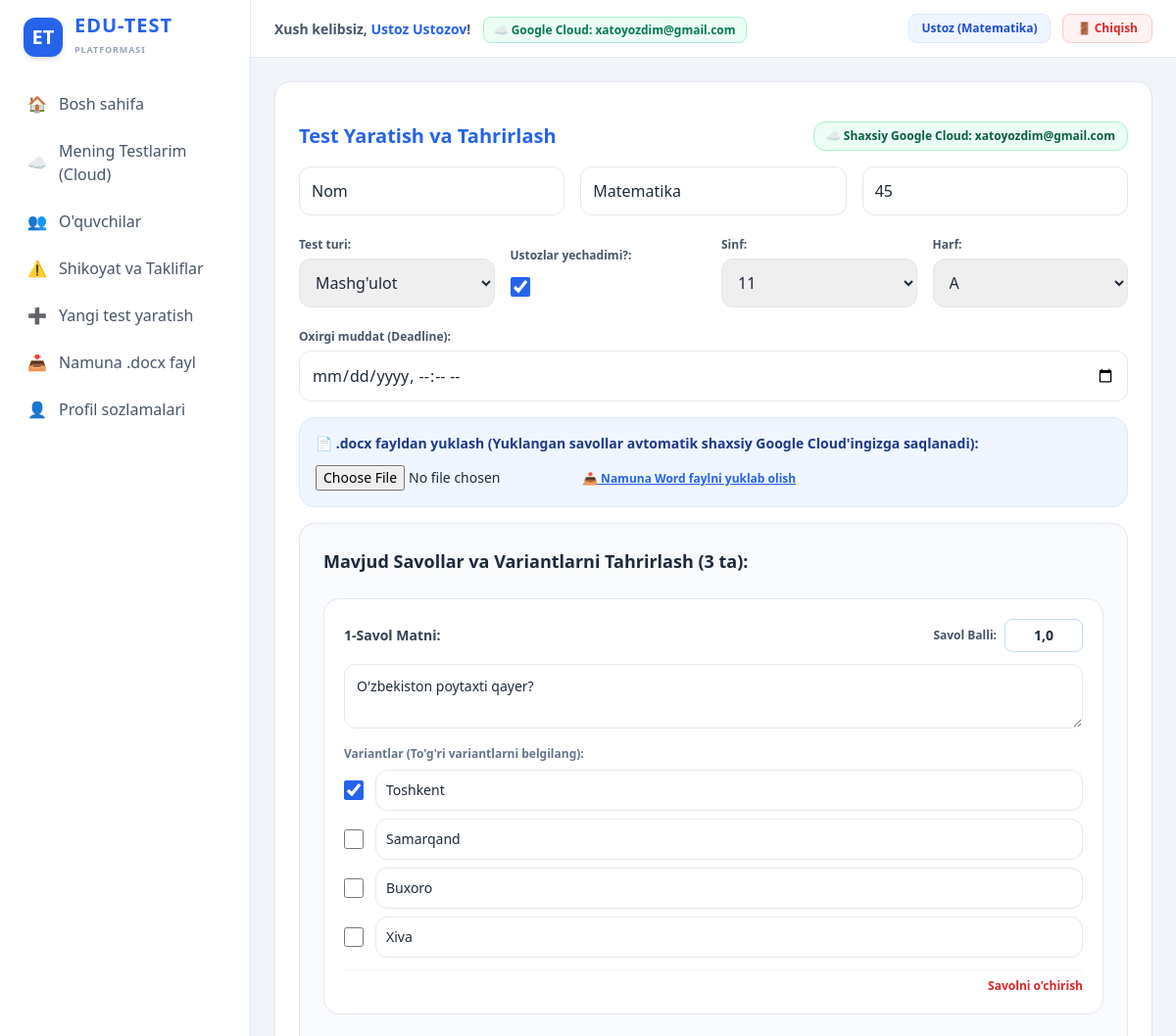
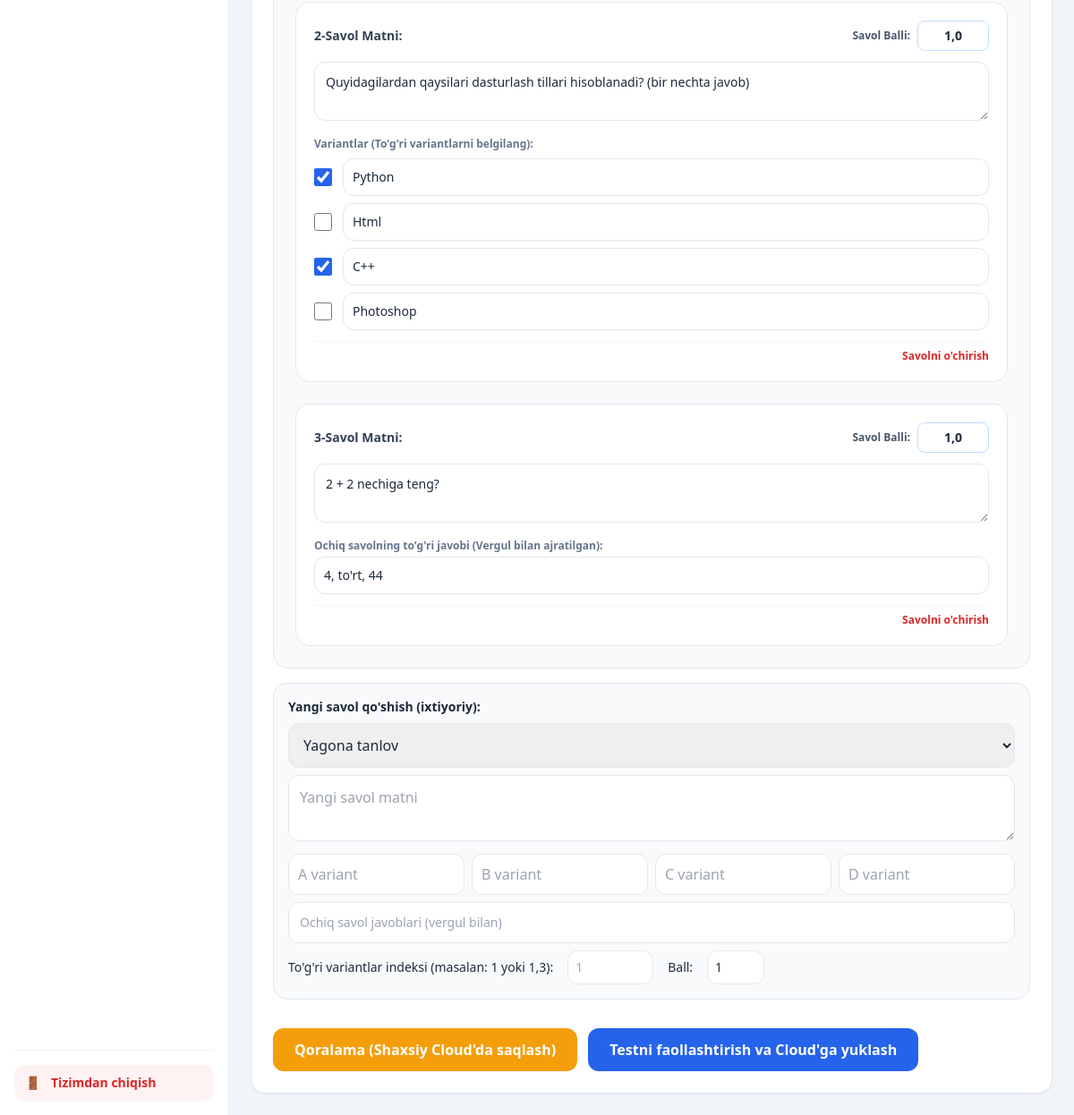
/test/1/edit/ (signed in), run on the app's committed database (2 pictures, top to bottom).
### accounts/models.py (models this page shows)
class User(AbstractUser):
    full_name = models.CharField(max_length=150, blank=True, null=True)
    role = models.CharField(max_length=10, choices=[('teacher','Ustoz'),('student','Oquvchi')], default='student')
    subject = models.CharField(max_length=100, blank=True, null=True)
    grade = models.CharField(max_length=10, default='barcha')
    letter = models.CharField(max_length=10, default='barchasi')
    monthly_champion_count = models.PositiveIntegerField(default=0)
    google_id = models.CharField(max_length=255, blank=True, null=True, unique=True)
    google_email = models.EmailField(blank=True, null=True)
    google_access_token = models.TextField(blank=True, null=True)
    google_refresh_token = models.TextField(blank=True, null=True)
    google_cloud_folder_id = models.CharField(max_length=255, blank=True, null=True)
    google_cloud_bucket = models.CharField(max_length=255, blank=True, null=True)
    def is_teacher(self): return self.role == 'teacher'
    def get_display_name(self):
        name = self.full_name if self.full_name else self.username
        if self.role == 'student' and self.monthly_champion_count > 0:
            if self.monthly_champion_count == 1:
                return f"{name} 👑 (Chempion)"
            else:
                return f"{name} 👑 ({self.monthly_champion_count}xChempion)"
        return name

class Test(models.Model):
    TEST_TYPES = [
        ('exam', 'Nazorat ishi'),
        ('practice', 'Mashg`ulot (qayta-qayta urinish)'),
        ('survey', 'So`rovnoma'),
        ('anonymous', 'Anonim so`rovnoma')
    ]
    title = models.CharField(max_length=255)
    subject = models.CharField(max_length=100)
    creator = models.ForeignKey(User, on_delete=models.CASCADE, related_name='created_tests')
    status = models.CharField(max_length=12, choices=[('draft','Qoralama'),('published','Faol'),('closed','Yakunlangan')], default='draft')
    test_type = models.CharField(max_length=15, choices=TEST_TYPES, default='exam')
    duration_minutes = models.PositiveIntegerField(default=45)
    start_time = models.DateTimeField(default=timezone.now)
    deadline = models.DateTimeField(null=True, blank=True)
    target_grade = models.CharField(max_length=10, default='barcha')
    target_letter = models.CharField(max_length=10, default='barchasi')
    allow_teachers = models.BooleanField(default=False)
    created_at = models.DateTimeField(auto_now_add=True)
    teacher_cloud_file_id = models.CharField(max_length=255, blank=True, null=True)
    teacher_cloud_url = models.URLField(max_length=500, blank=True, null=True)
    teacher_cloud_provider = models.CharField(max_length=50, default='teacher_google_cloud')
    cloud_synced_at = models.DateTimeField(null=True, blank=True)
    def is_owner(self, user): return user.is_authenticated and self.creator_id == user.id

class Question(models.Model):
    Q_TYPES = [
        ('single', 'Yagona tanlov'),
        ('multiple', 'Bir nechta tanlov'),
        ('open', 'Ochiq savol (qisqa yozma javob)')
    ]
    test = models.ForeignKey(Test, on_delete=models.CASCADE, related_name='questions')
    text = models.TextField()
    question_type = models.CharField(max_length=10, choices=Q_TYPES, default='single')
    points = models.FloatField(default=1.0)
    order = models.PositiveIntegerField(default=1)
    correct_text_answers = models.TextField(blank=True, null=True)
    class Meta: ordering = ['order', 'id']

class Option(models.Model):
    question = models.ForeignKey(Question, on_delete=models.CASCADE, related_name='options')
    text = models.CharField(max_length=500)
    is_correct = models.BooleanField(default=False)

### accounts/views.py (the view, shortened to what this page needs)
# urls.py: path('test/<int:test_id>/edit/', views.create_or_edit_test, name='test_edit'),
@login_required
def create_or_edit_test(request, test_id=None):
    if not request.user.is_teacher(): return HttpResponseForbidden()
    test = get_object_or_404(Test, id=test_id) if test_id else None
    if test and not test.is_owner(request.user): return HttpResponseForbidden()
    return render(request, 'accounts/test_form.html', {'test': test})

### accounts/templates/accounts/test_form.html (shortened to what this page needs)
{% extends 'accounts/base.html' %}{% block content %}
<form method="post" enctype="multipart/form-data" class="bg-white p-6 rounded-2xl shadow-sm border border-slate-200 space-y-4">{% csrf_token %}
<div class="flex flex-col md:flex-row justify-between items-start md:items-center gap-2">
    <h1 class="text-xl font-bold text-blue-600">Test Yaratish va Tahrirlash</h1>
    <span class="text-xs bg-emerald-50 border border-emerald-200 text-emerald-800 px-3 py-1.5 rounded-xl font-bold">
        ☁️ Shaxsiy Google Cloud: {{ user.google_email|default:user.username }}
    </span>
</div>
<div class="grid grid-cols-1 md:grid-cols-3 gap-4"><input name="title" value="{{ test.title|default:'' }}" required placeholder="Test nomi" class="border p-3 rounded-xl"><input name="subject" value="{{ test.subject|default:'' }}" required placeholder="Fan" class="border p-3 rounded-xl"><input type="number" name="duration_minutes" value="{{ test.duration_minutes|default:45 }}" required placeholder="Daqiqa" class="border p-3 rounded-xl"></div>
<div class="grid grid-cols-2 md:grid-cols-4 gap-4 items-center"><div><label class="text-xs font-bold text-slate-600">Test turi:</label><select name="test_type" class="border p-3 rounded-xl w-full mt-1"><option value="practice" {% if test.test_type == 'practice' %}selected{% endif %}>Mashg'ulot</option></select></div>
<div><label class="text-xs font-bold text-slate-600">Ustozlar yechadimi?:</label><input type="checkbox" name="allow_teachers" {% if test.allow_teachers %}checked{% endif %} class="block mt-3 w-5 h-5 accent-blue-600"></div>
<div><label class="text-xs font-bold text-slate-600">Sinf:</label><select name="target_grade" class="border p-3 rounded-xl w-full mt-1"><option value="11" {% if test.target_grade == '11' %}selected{% endif %}>11</option></select></div>
<div><label class="text-xs font-bold text-slate-600">Harf:</label><select name="target_letter" class="border p-3 rounded-xl w-full mt-1"><option value="A" {% if test.target_letter == 'A' %}selected{% endif %}>A</option></select></div></div>
<div><label class="text-xs font-bold text-slate-600">Oxirgi muddat (Deadline):</label><input type="datetime-local" name="deadline" value="{% if test.deadline %}{{ test.deadline|date:'Y-m-d\\TH:i' }}{% endif %}" class="border p-3 rounded-xl w-full mt-1"></div>
<div class="p-4 bg-blue-50 border border-blue-100 rounded-2xl"><label class="font-bold block mb-1 text-sm text-blue-900">📄 .docx fayldan yuklash (Yuklangan savollar avtomatik shaxsiy Google Cloud'ingizga saqlanadi):</label><input type="file" name="docx_file" accept=".docx" class="mt-2 text-sm"><a href="{% url 'sample_docx' %}" class="text-xs text-blue-600 font-bold underline mt-2 inline-block">📥 Namuna Word faylni yuklab olish</a></div>
{% if test and test.questions.exists %}
<div class="mt-6 bg-slate-50 p-6 rounded-2xl border border-slate-200 space-y-6">
<h2 class="font-bold text-lg text-slate-800">Mavjud Savollar va Variantlarni Tahrirlash ({{ test.questions.count }} ta):</h2>
{% for q in test.questions.all %}
<div class="border border-slate-200 bg-white p-5 rounded-2xl shadow-xs space-y-3">
    <div class="flex justify-between items-center gap-4">
        <label class="font-bold text-sm text-slate-700">{{ q.order }}-Savol Matni:</label>
        <div class="flex items-center gap-2">
            <label class="text-xs font-bold text-slate-600">Savol Balli:</label>
            <input name="q_points_{{ q.id }}" value="{{ q.points }}" class="border p-1.5 rounded-lg w-20 text-center text-sm font-bold border-blue-200">
        </div>
    </div>
    <textarea name="q_text_{{ q.id }}" class="w-full border p-3 rounded-xl text-sm font-medium focus:outline-none focus:border-blue-600">{{ q.text }}</textarea>
    {% if q.question_type in 'single multiple' %}
    <div class="space-y-2 mt-2">
        <label class="text-xs font-bold text-slate-500 block">Variantlar (To'g'ri variantlarni belgilang):</label>
        {% for o in q.options.all %}
        <div class="flex items-center gap-3">
            <input type="checkbox" name="q_correct_opts_{{ q.id }}" value="{{ o.id }}" {% if o.is_correct %}checked{% endif %} class="w-5 h-5 accent-blue-600">
            <input name="opt_text_{{ o.id }}" value="{{ o.text }}" class="border p-2.5 rounded-xl text-sm flex-1">
        </div>
        {% endfor %}
    </div>
    {% elif q.question_type == 'open' %}
    <div class="mt-2">
        <label class="text-xs font-bold text-slate-500 block">Ochiq savolning to'g'ri javobi (Vergul bilan ajratilgan):</label>
        <input name="q_open_ans_{{ q.id }}" value="{{ q.correct_text_answers|default:'' }}" class="border p-2.5 rounded-xl text-sm w-full mt-1">
    </div>
    {% endif %}
    <div class="flex justify-end pt-2 border-t border-slate-100">
        <button type="submit" name="action_type" value="delete_question" onclick="document.getElementsByName('question_id')[0].value='{{ q.id }}'; return confirm('Ushbu savolni o'chirishni tasdiqlaysizmi?');" class="text-xs text-red-600 font-bold hover:underline">Savolni o'chirish</button>
    </div>
</div>
{% endfor %}
</div>
{% endif %}
<div class="p-4 bg-slate-50 border border-slate-200 rounded-2xl space-y-2 mt-4"><div class="font-bold text-sm">Yangi savol qo'shish (ixtiyoriy):</div>
<select name="manual_q_type" class="border p-3 rounded-xl w-full mb-2"><option value="single">Yagona tanlov</option><option value="multiple">Bir nechta tanlov</option><option value="open">Ochiq savol (qisqa yozma)</option></select>
<textarea name="manual_q_text" placeholder="Yangi savol matni" class="w-full border p-3 rounded-xl"></textarea>
<div class="grid grid-cols-2 md:grid-cols-4 gap-2"><input name="manual_opt_1" placeholder="A variant" class="border p-2.5 rounded-xl"><input name="manual_opt_2" placeholder="B variant" class="border p-2.5 rounded-xl"><input name="manual_opt_3" placeholder="C variant" class="border p-2.5 rounded-xl"><input name="manual_opt_4" placeholder="D variant" class="border p-2.5 rounded-xl"></div>
<input name="manual_correct_text" placeholder="Ochiq savol javoblari (vergul bilan)" class="w-full border p-3 rounded-xl text-sm">
<div class="flex gap-4 items-center text-sm">To'g'ri variantlar indeksi (masalan: 1 yoki 1,3): <input name="manual_correct_opts" placeholder="1" class="border p-2 rounded-xl w-24"> Ball: <input name="manual_q_points" value="1" class="border p-2 rounded-xl w-16"></div></div>
<div class="flex gap-3 pt-4"><button name="save_mode" value="draft" class="bg-amber-500 hover:bg-amber-600 text-white px-6 py-3 rounded-xl font-bold transition shadow-sm">Qoralama (Shaxsiy Cloud'da saqlash)</button><button name="save_mode" value="published" class="bg-blue-600 hover:bg-blue-700 text-white px-6 py-3 rounded-xl font-bold transition shadow-sm">Testni faollashtirish va Cloud'ga yuklash</button></div></form>
{% endblock %}

### accounts/templates/accounts/base.html (shortened to what this page needs)
<!DOCTYPE html><html lang="uz"><head><meta charset="UTF-8"><title>EDU-TEST — Zamonaviy Test Platformasi</title><script src="https://cdn.tailwindcss.com"></script><script src="https://cdn.jsdelivr.net/npm/chart.js"></script></head>
<body class="bg-slate-100 min-h-screen text-slate-800 font-sans antialiased overflow-x-hidden">
{% if user.is_authenticated %}
<div class="flex h-screen overflow-hidden">
    <aside class="hidden md:flex flex-col w-64 bg-white border-r border-slate-200 p-4 shrink-0 overflow-y-auto">
        <a href="{% url 'dashboard' %}" class="flex items-center gap-3 mb-6 px-2">
            <div class="w-10 h-10 rounded-xl bg-blue-600 flex items-center justify-center shadow-md text-white font-black text-xl">ET</div>
            <div>
                <span class="text-xl font-black text-blue-600 tracking-wider block leading-none">EDU-TEST</span>
                <span class="text-[9px] font-bold text-slate-400 tracking-widest uppercase">Platformasi</span>
            </div>
        </a>
        <nav class="space-y-1">
            <a href="{% url 'dashboard' %}" class="flex items-center gap-3 px-3 py-2.5 rounded-xl hover:bg-slate-50 text-slate-600 font-medium transition">
                <span>🏠</span> Bosh sahifa
            </a>
            {% if user.is_teacher %}
            <a href="{% url 'teacher_tests' %}" class="flex items-center gap-3 px-3 py-2.5 rounded-xl hover:bg-slate-50 text-slate-600 font-medium transition">
                <span>☁️</span> Mening Testlarim (Cloud)
            </a>
            <a href="{% url 'students_list' %}" class="flex items-center gap-3 px-3 py-2.5 rounded-xl hover:bg-slate-50 text-slate-600 font-medium transition">
                <span>👥</span> O'quvchilar
            </a>
            <a href="{% url 'teacher_complaints' %}" class="flex items-center gap-3 px-3 py-2.5 rounded-xl hover:bg-slate-50 text-slate-600 font-medium transition">
                <span>⚠️</span> Shikoyat va Takliflar
            </a>
            <a href="{% url 'test_create' %}" class="flex items-center gap-3 px-3 py-2.5 rounded-xl hover:bg-slate-50 text-slate-600 font-medium transition">
                <span>➕</span> Yangi test yaratish
            </a>
            <a href="{% url 'sample_docx' %}" class="flex items-center gap-3 px-3 py-2.5 rounded-xl hover:bg-slate-50 text-slate-600 font-medium transition">
                <span>📥</span> Namuna .docx fayl
            </a>
            {% endif %}
            <a href="{% url 'profile' %}" class="flex items-center gap-3 px-3 py-2.5 rounded-xl hover:bg-slate-50 text-slate-600 font-medium transition">
                <span>👤</span> Profil sozlamalari
            </a>
        </nav>
        <div class="mt-auto pt-4 border-t border-slate-100">
            <a href="{% url 'logout' %}" class="flex items-center gap-3 px-3 py-2.5 rounded-xl bg-red-50 hover:bg-red-100 text-red-600 font-bold transition text-sm">
                <span>🚪</span> Tizimdan chiqish
            </a>
        </div>
    </aside>
    <div class="flex flex-col flex-1 h-full overflow-hidden">
        <header class="bg-white border-b border-slate-200 px-6 py-3.5 flex justify-between items-center shadow-xs shrink-0">
            <div class="hidden md:block">
                <span class="text-sm font-bold text-slate-600">Xush kelibsiz, <span class="text-blue-600">{{ user.get_display_name }}</span>!</span>
                {% if user.is_teacher and user.google_email %}
                <span class="ml-2 text-xs bg-emerald-50 text-emerald-700 border border-emerald-200 px-2.5 py-1 rounded-lg font-semibold">☁️ Google Cloud: {{ user.google_email }}</span>
                {% endif %}
            </div>
            <div class="flex gap-3 items-center">
                <span class="text-xs font-bold text-blue-700 bg-blue-50 px-3 py-1.5 rounded-lg border border-blue-100">
                    {% if user.is_teacher %}Ustoz ({{ user.subject|default:"Fan kiritilmagan" }}){% else %}O'quvchi, {{ user.grade }}-{{ user.letter }}{% endif %}
                </span>
                <a href="{% url 'logout' %}" class="border border-red-200 bg-red-50 hover:bg-red-100 text-red-600 px-3.5 py-1.5 rounded-lg text-xs font-bold transition flex items-center gap-1">🚪 Chiqish</a>
            </div>
        </header>
        <main class="flex-1 overflow-y-auto p-6 bg-slate-100">
            <div class="max-w-5xl mx-auto">
                {% block content %}{% endblock %}
            </div>
        </main>
    </div>
</div>
{% else %}
<div class="max-w-6xl mx-auto p-6">{% block content_guest %}{% endblock %}</div>
{% endif %}
</body></html>

### data on the page
User: get_display_name "Ustoz Ustozov", google_email "xatoyozdim@gmail.com", subject "Matematika"
Test: title "Nom", subject "Matematika", duration_minutes "45", test_type "Mashg'ulot", allow_teachers "☑", target_grade "11", target_letter "A", questions.count "3"
Question: order "1", points "1,0", id "O'zbekiston poytaxti qayer?"
Option: is_correct "☑", text "Toshkent"
Option: text "Samarqand"
Option: text "Buxoro"
Option: text "Xiva"
Question: order "2", points "1,0", id "Quyidagilardan qaysilari dasturlash tillari hisoblanadi? (bir nechta javob)"
Option: is_correct "☑", text "Python"
Option: text "Html"
Option: is_correct "☑", text "C++"
Option: text "Photoshop"
Question: order "3", points "1,0", id "2 + 2 nechiga teng?", correct_text_answers "4, to'rt, 44"
